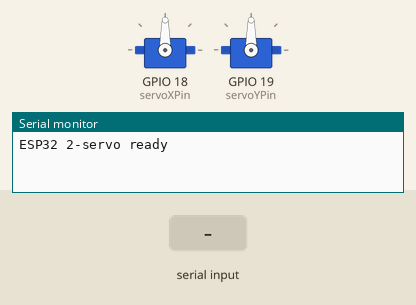
Simulated run of this sketch. Board: ESP32. Shown: 2 × servo, the last lines printed to the serial monitor. The test bench sets the inputs (shaded band).

Above: at 1.2 s.
1.3 s: "90,45\n" received over Serial
At 2.3 s:
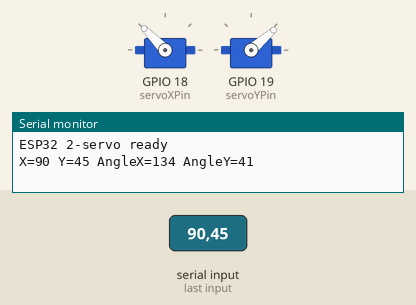
2.8 s: "30,150\n" received over Serial
At 3.5 s:
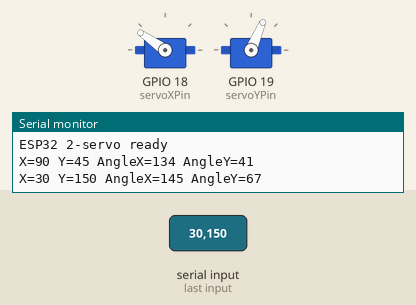
4.3 s: "1,90\n" received over Serial
At 4.6 s:
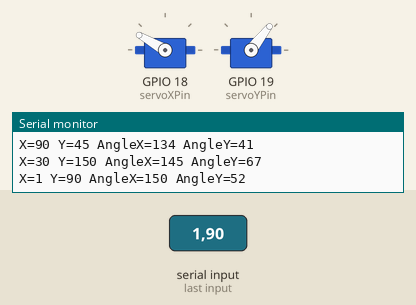
Timing chart, 0 to 7.3 s (numbered marks = the images above; inputs shaded):
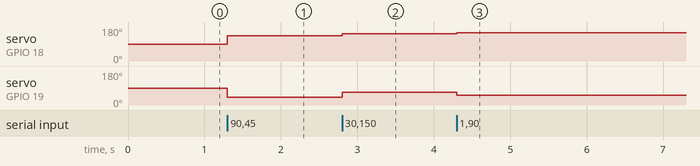

The sketch:

servo_receiver.ino
```cpp
#include <ESP32Servo.h>

// Prima "x,y\n" preko serijske veze (kadar 640x480) i pomiče dva servo motora.
Servo servoX;
Servo servoY;

int servoXPin = 18;
int servoYPin = 19;

int angleX = 90;
int angleY = 90;

void setup() {
  Serial.begin(115200);

  servoX.attach(servoXPin);
  servoY.attach(servoYPin);

  servoX.write(90);
  servoY.write(90);

  Serial.println("ESP32 2-servo ready");
}

void loop() {
  if (Serial.available()) {
    String data = Serial.readStringUntil('\n');

    int commaIndex = data.indexOf(',');
    if (commaIndex > 0) {
      int x = data.substring(0, commaIndex).toInt();
      int y = data.substring(commaIndex + 1).toInt();

      if (x >= 0 && x <= 640 && y >= 0 && y <= 480) {
        angleX = map(x, 0, 640, 150, 30);  // X smjer je obrnut
        angleY = map(y, 0, 480, 30, 150);

        angleX = constrain(angleX, 30, 150);
        angleY = constrain(angleY, 30, 150);
        servoX.write(angleX);
        servoY.write(angleY);

        Serial.print("X=");
        Serial.print(x);
        Serial.print(" Y=");
        Serial.print(y);
        Serial.print(" AngleX=");
        Serial.print(angleX);
        Serial.print(" AngleY=");
        Serial.println(angleY);
      }
    }
  }
}
```

Measured:
- after the input at 1.3 s, servo on GPIO 18 (servoXPin): 90° → 134° at once; servo on GPIO 19 (servoYPin): 90° → 41° at once
- after the input at 2.8 s, servo on GPIO 18 (servoXPin): 134° → 145° at once; servo on GPIO 19 (servoYPin): 41° → 67° at once
- after the input at 4.3 s, servo on GPIO 18 (servoXPin): 145° → 150° at once; servo on GPIO 19 (servoYPin): 67° → 52° at once
